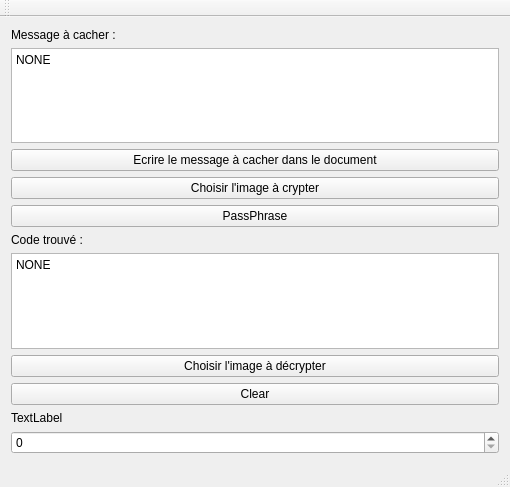
<?xml version="1.0" encoding="UTF-8"?>
<ui version="4.0">
 <class>MainWindow</class>
 <widget class="QMainWindow" name="MainWindow">
  <property name="geometry">
   <rect>
    <x>0</x>
    <y>0</y>
    <width>510</width>
    <height>487</height>
   </rect>
  </property>
  <property name="windowTitle">
   <string>MainWindow</string>
  </property>
  <widget class="QWidget" name="centralWidget">
   <layout class="QGridLayout" name="gridLayout">
    <item row="0" column="0">
     <layout class="QVBoxLayout" name="verticalLayout_3">
      <item>
       <widget class="QLabel" name="label_text_cryptage">
        <property name="text">
         <string>Message à cacher :</string>
        </property>
       </widget>
      </item>
      <item>
       <widget class="QPlainTextEdit" name="plainTextEdit_cryptage">
        <property name="readOnly">
         <bool>false</bool>
        </property>
        <property name="plainText">
         <string>NONE</string>
        </property>
       </widget>
      </item>
      <item>
       <widget class="QPushButton" name="pushButton_write_document">
        <property name="text">
         <string>Ecrire le message à cacher dans le document</string>
        </property>
       </widget>
      </item>
      <item>
       <widget class="QPushButton" name="pushButton_cryptage">
        <property name="text">
         <string>Choisir l'image à crypter</string>
        </property>
       </widget>
      </item>
      <item>
       <widget class="QPushButton" name="pushButton_passphrase">
        <property name="text">
         <string>PassPhrase</string>
        </property>
       </widget>
      </item>
     </layout>
    </item>
    <item row="1" column="0">
     <layout class="QVBoxLayout" name="verticalLayout">
      <item>
       <widget class="QLabel" name="label_text_decryptage">
        <property name="text">
         <string>Code trouvé :</string>
        </property>
       </widget>
      </item>
      <item>
       <widget class="QPlainTextEdit" name="plainTextEdit">
        <property name="readOnly">
         <bool>true</bool>
        </property>
        <property name="plainText">
         <string>NONE</string>
        </property>
       </widget>
      </item>
      <item>
       <widget class="QPushButton" name="pushButton">
        <property name="text">
         <string>Choisir l'image à décrypter</string>
        </property>
       </widget>
      </item>
      <item>
       <widget class="QPushButton" name="pushButton_clear">
        <property name="text">
         <string>Clear</string>
        </property>
       </widget>
      </item>
     </layout>
    </item>
    <item row="2" column="0">
     <layout class="QVBoxLayout" name="verticalLayout_2">
      <item>
       <widget class="QLabel" name="label">
        <property name="text">
         <string>TextLabel</string>
        </property>
       </widget>
      </item>
      <item>
       <widget class="QSpinBox" name="spinBox"/>
      </item>
     </layout>
    </item>
   </layout>
  </widget>
  <widget class="QMenuBar" name="menuBar">
   <property name="geometry">
    <rect>
     <x>0</x>
     <y>0</y>
     <width>510</width>
     <height>22</height>
    </rect>
   </property>
  </widget>
  <widget class="QToolBar" name="mainToolBar">
   <attribute name="toolBarArea">
    <enum>TopToolBarArea</enum>
   </attribute>
   <attribute name="toolBarBreak">
    <bool>false</bool>
   </attribute>
  </widget>
  <widget class="QStatusBar" name="statusBar"/>
 </widget>
 <layoutdefault spacing="6" margin="11"/>
 <resources/>
 <connections/>
</ui>
